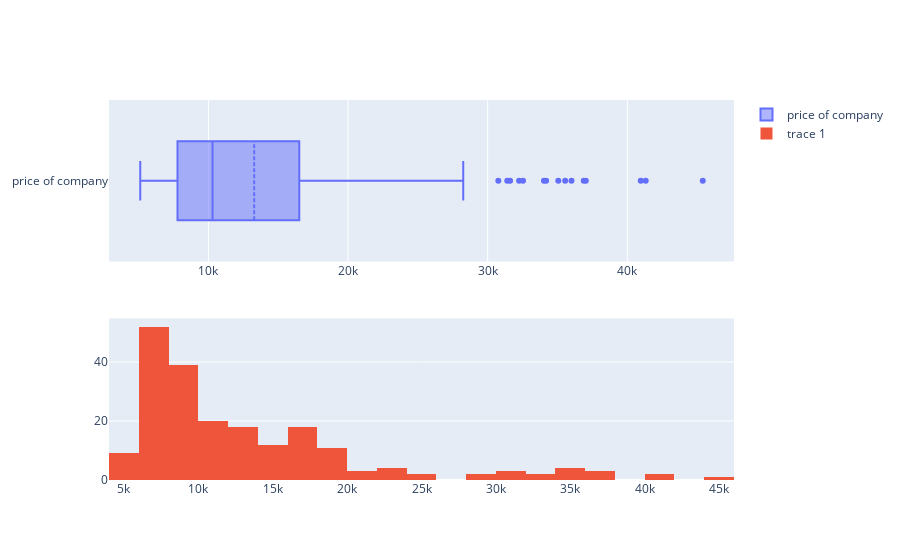

Write notebook code for a chart like this one.
### Code cell
fig = make_subplots(rows=2, cols=1)

t1 = go.Box(x=df['price'], name = 'price of company', boxmean=True)
t2 = go.Histogram(x=df['price'], )

fig.add_trace(t1, row = 1, col = 1)
fig.add_trace(t2, row=2, col=1)

### Figure 1 — Plotly figure (JSON) as saved in the notebook; plotly's stock layout.template omitted (floating-point values rounded to 4 significant figures; data arrays with more than 128 entries replaced by an {"elided": "..."} marker saying what was removed)
{"data": [{"boxmean": true, "name": "price of company", "type": "box", "x": {"elided": "205 float values"}, "xaxis": "x", "yaxis": "y"}, {"type": "histogram", "x": {"elided": "205 float values"}, "xaxis": "x2", "yaxis": "y2"}], "layout": {"xaxis": {"anchor": "y", "domain": [0, 1]}, "xaxis2": {"anchor": "y2", "domain": [0, 1]}, "yaxis": {"anchor": "x", "domain": [0.575, 1]}, "yaxis2": {"anchor": "x2", "domain": [0, 0.425]}}}
